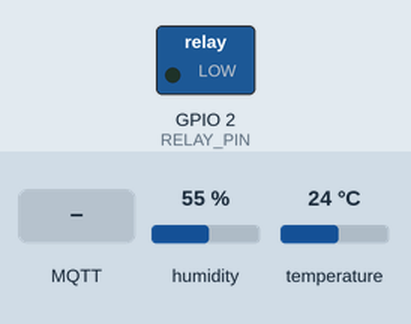
The sketch below on a simulated ESP32. Shown: switched loads named in the sketch (green lamp = pin HIGH). The test bench sets the inputs (shaded band); at power-on: humidity 55 %, temperature 24 °C. WiFi joins after 1.5 s; servers stay silent unless stated; random numbers use the default seed unless the sketch sets one; EEPROM starts erased; no MQTT or app messages arrive unless stated; what the sketch prints to the serial monitor is not drawn.

Above: at 2.8 s.
2.9 s: MQTT message "ON" arrives on the first subscribed topic
At 3.8 s:
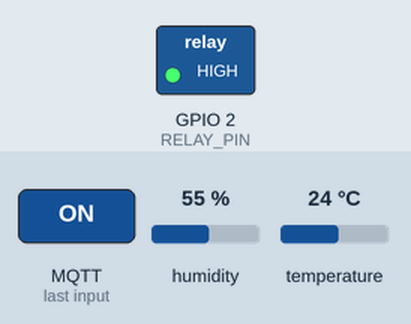
4.4 s: MQTT message "OFF" arrives on the first subscribed topic
At 4.9 s:
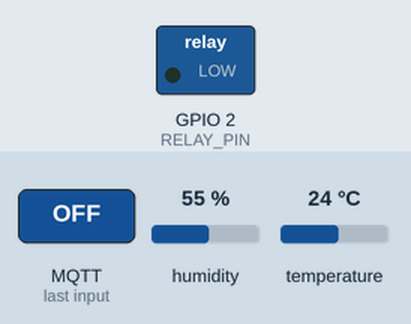
Timing chart, 0 to 7.4 s (numbered marks = the images above; inputs shaded):
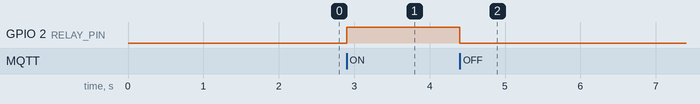

The sketch:

sensor_node.ino
```cpp
// sensor_node.ino
// ESP32 -> MQTT (JSON payload). Uses DHT22 as example sensor and a relay/LED control.

#include <WiFi.h>
#include <PubSubClient.h>
#include <ArduinoJson.h>
#include <Preferences.h>
#include "DHT.h"

// Hardware pins
#define DHTPIN 4
#define DHTTYPE DHT22
#define RELAY_PIN 2

DHT dht(DHTPIN, DHTTYPE);
Preferences prefs;

// WiFi / MQTT - stored in prefs or fallback to compile-time defaults
const char* default_ssid = "YOUR_SSID";
const char* default_pass = "YOUR_WIFI_PASS";

const char* mqtt_host = "mqtt"; // docker compose service name or IP
const uint16_t mqtt_port = 1883;
const char* mqtt_user = "iotuser";
const char* mqtt_pass = "iotpass";

String clientId;

WiFiClient espClient;
PubSubClient mqtt(espClient);

const char* baseTopic = "home/room1"; // change per device
String pubTopic = String(baseTopic) + "/sensor";
String subTopic = String(baseTopic) + "/device/relay/set";
String lwtTopic = String(baseTopic) + "/status";

// Forward
void connectWiFi();
void connectMqtt();
void mqttCallback(char* topic, byte* payload, unsigned int length);
void publishSensor();
void publishStatus(const char* status);

unsigned long lastPublish = 0;
const unsigned long PUBLISH_INTERVAL = 5000;

void setup() {
  Serial.begin(115200);
  delay(100);

  pinMode(RELAY_PIN, OUTPUT);
  digitalWrite(RELAY_PIN, LOW);

  dht.begin();

  // load wifi creds from preferences if available
  prefs.begin("wifi", true);
  String ssid = prefs.getString("ssid", default_ssid);
  String pass = prefs.getString("pass", default_pass);
  prefs.end();

  WiFi.begin(ssid.c_str(), pass.c_str());
  connectWiFi();

  clientId = "esp32-" + String((uint32_t)esp_random(), HEX);

  mqtt.setClient(espClient);
  mqtt.setServer(mqtt_host, mqtt_port);
  mqtt.setCallback(mqttCallback);

  connectMqtt();
}

void loop() {
  if (WiFi.status() != WL_CONNECTED) {
    connectWiFi();
  }

  if (!mqtt.connected()) {
    connectMqtt();
  }

  mqtt.loop();

  unsigned long now = millis();
  if (now - lastPublish >= PUBLISH_INTERVAL) {
    publishSensor();
    lastPublish = now;
  }
}

void connectWiFi() {
  Serial.print("Connecting to WiFi");
  int attempts = 0;
  while (WiFi.status() != WL_CONNECTED && attempts < 30) {
    delay(500);
    Serial.print(".");
    attempts++;
  }
  Serial.println();
  if (WiFi.status() == WL_CONNECTED) {
    Serial.print("WiFi connected: ");
    Serial.println(WiFi.localIP());
  } else {
    Serial.println("WiFi connection failed. Will retry.");
  }
}

void connectMqtt() {
  // set Last Will
  StaticJsonDocument<256> will;
  will["status"] = "offline";
  char willBuf[256];
  serializeJson(will, willBuf);

  while (!mqtt.connected()) {
    Serial.print("Connecting to MQTT...");
    if (mqtt.connect(clientId.c_str(), mqtt_user, mqtt_pass, lwtTopic.c_str(), 0, true, willBuf)) {
      Serial.println("connected");
      mqtt.subscribe(subTopic.c_str());
      publishStatus("online");
    } else {
      Serial.print("failed, rc=");
      Serial.print(mqtt.state());
      Serial.println(" retrying in 2s");
      delay(2000);
    }
  }
}

void mqttCallback(char* topic, byte* payload, unsigned int length) {
  String msg;
  for (unsigned int i = 0; i < length; i++) msg += (char)payload[i];
  Serial.printf("MQTT message on %s: %s\n", topic, msg.c_str());

  if (String(topic) == subTopic) {
    if (msg == "ON") digitalWrite(RELAY_PIN, HIGH);
    else if (msg == "OFF") digitalWrite(RELAY_PIN, LOW);
    else {
      // try parse JSON { "state": "ON" }
      DynamicJsonDocument doc(128);
      DeserializationError err = deserializeJson(doc, msg);
      if (!err && doc.containsKey("state")) {
        String s = doc["state"].as<String>();
        if (s == "ON") digitalWrite(RELAY_PIN, HIGH);
        else digitalWrite(RELAY_PIN, LOW);
      }
    }
  }
}

void publishSensor() {
  float t = dht.readTemperature();
  float h = dht.readHumidity();
  if (isnan(t) || isnan(h)) {
    Serial.println("Failed to read from DHT sensor");
    return;
  }

  DynamicJsonDocument doc(256);
  doc["device"] = clientId;
  doc["temp"] = t;
  doc["hum"] = h;
  doc["ip"] = WiFi.localIP().toString();
  doc["ts"] = millis();

  char buf[256];
  size_t n = serializeJson(doc, buf);

  if (mqtt.publish(pubTopic.c_str(), buf, true)) {
    Serial.println("Published sensor");
  } else {
    Serial.println("Publish failed");
  }
}

void publishStatus(const char* status) {
  DynamicJsonDocument doc(128);
  doc["device"] = clientId;
  doc["status"] = status;
  doc["ts"] = millis();
  char b[128];
  serializeJson(doc, b);
  mqtt.publish(lwtTopic.c_str(), b, true);
}
```

Measured:
- after the input at 2.9 s, GPIO 2 (RELAY_PIN): LOW → HIGH at once
- after the input at 4.4 s, GPIO 2 (RELAY_PIN): HIGH → LOW at once
